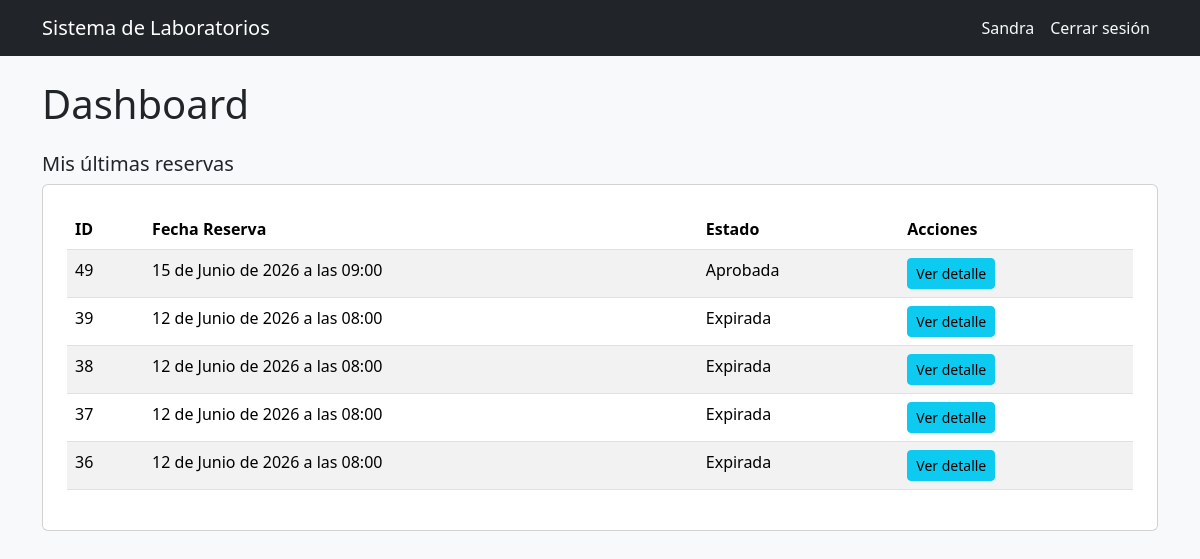
The page / (signed in) on the database its author committed.
### users/models.py (models this page shows, shortened)
class Usuario(AbstractUser):
    codigo = models.CharField(max_length=50, unique=True, blank=True)
    programa = models.CharField(max_length=100, blank=True)
    rol = models.ForeignKey(
        Rol,
        on_delete=models.CASCADE,
        null=True,
        blank=True
    )

### reservas/models.py (models this page shows, shortened)
class Reserva(models.Model):
    usuario = models.ForeignKey(
    'users.Usuario',
    on_delete=models.CASCADE,
    null=True,
    blank=True
)
    fecha_reserva = models.DateTimeField()
    hora_limite_retiro = models.DateTimeField(
        null=True,
        blank=True
    )
    fecha_devolucion = models.DateTimeField(
        null=True,
        blank=True
    )
    estado = models.ForeignKey(
        EstadoReserva,
        on_delete=models.CASCADE,
        null=True,
        blank=True
    )
    fecha_creacion = models.DateTimeField(auto_now_add=True)

class EstadoReserva(models.Model):
    nombre = models.CharField(max_length=50)
    def __str__(self):
        return self.nombre

### config/views.py (the view)
# urls.py: path('', dashboard, name='dashboard'),
@login_required
def dashboard(request):
    context = {}
    rol = request.user.rol.nombre if request.user.rol else None
    if rol == 'Administrador':
        context['total_items'] = ItemInventario.objects.count()
        context['items_disponibles'] = ItemInventario.objects.filter(estado__nombre='Disponible').count()
        context['items_prestados'] = ItemInventario.objects.filter(estado__nombre='Prestado').count()
        context['prestamos_activos'] = Prestamo.objects.filter(estado__nombre='Activo').count()
        context['reservas_pendientes'] = Reserva.objects.filter(estado__nombre='Pendiente').count()
        context['alertas_stock'] = [
            insumo for insumo in Insumo.objects.all()
            if insumo.stock_minimo_alcanzado()
        ]
    elif rol == 'Encargado':
        context['prestamos_activos'] = Prestamo.objects.filter(estado__nombre='Activo').count()
        context['reservas_pendientes'] = Reserva.objects.filter(estado__nombre='Pendiente').count()
    elif rol in ['Docente', 'Estudiante']:
        context['mis_reservas'] = Reserva.objects.filter(
            usuario=request.user
        ).order_by('-fecha_creacion')[:5]
    context['rol'] = rol
    return render(request, 'dashboard.html', context)

### config/context_processors.py (called while the page is built, shortened)
def notificaciones_admin(request):
    if not request.user.is_authenticated:
        return {}
    try:
        rol = request.user.rol.nombre
    except Exception:
        return {}
    if rol not in ('Administrador', 'Encargado'):
        return {}

### templates/dashboard.html (shortened to what this page needs)
{% extends 'base_general.html' %}
{% block contenido %}
<h1 class="mb-4">Dashboard</h1>
{% if rol == 'Administrador' %}
    <div class="row mb-4">
        <div class="col-md-3">
            <div class="card text-white bg-primary p-3 text-center">
                <h5>Total Ítems</h5>
                <h2>{{ total_items }}</h2>
            </div>
        </div>
        <div class="col-md-3">
            <div class="card text-white bg-success p-3 text-center">
                <h5>Disponibles</h5>
                <h2>{{ items_disponibles }}</h2>
            </div>
        </div>
        <div class="col-md-3">
            <div class="card text-white bg-warning p-3 text-center">
                <h5>Prestados</h5>
                <h2>{{ items_prestados }}</h2>
            </div>
        </div>
        <div class="col-md-3">
            <div class="card text-white bg-info p-3 text-center">
                <h5>Préstamos Activos</h5>
                <h2>{{ prestamos_activos }}</h2>
            </div>
        </div>
    </div>
    <div class="row mb-4">
        <div class="col-md-3">
            <div class="card text-white bg-secondary p-3 text-center">
                <h5>Reservas Pendientes</h5>
                <h2>{{ reservas_pendientes }}</h2>
            </div>
        </div>
    </div>
    {% if alertas_stock %}
    <div class="alert alert-warning">
        <h5>⚠️ Insumos con stock bajo</h5>
        <ul class="mb-0">
            {% for insumo in alertas_stock %}
            <li>
                <strong>{{ insumo.nombre }}</strong> —
                Disponible: {{ insumo.cantidad_disponible }} |
                Mínimo: {{ insumo.stock_minimo }}
            </li>
            {% endfor %}
        </ul>
    </div>
    {% endif %}
{% elif rol == 'Docente' or rol == 'Estudiante' %}
    <h5>Mis últimas reservas</h5>
    {% if mis_reservas %}
    <div class="card p-4">
        <table class="table table-striped">
            <thead>
                <tr>
                    <th>ID</th>
                    <th>Fecha Reserva</th>
                    <th>Estado</th>
                    <th>Acciones</th>
                </tr>
            </thead>
            <tbody>
                {% for reserva in mis_reservas %}
                <tr>
                    <td>{{ reserva.id }}</td>
                    <td>{{ reserva.fecha_reserva }}</td>
                    <td>{{ reserva.estado }}</td>
                    <td>
                        <a href="/reservas/{{ reserva.id }}/" class="btn btn-info btn-sm">
                            Ver detalle
                        </a>
                    </td>
                </tr>
                {% endfor %}
            </tbody>
        </table>
    </div>
    {% else %}
    <p class="text-muted">No tienes reservas aún. <a href="/reservas/crear/">Crear una reserva</a></p>
    {% endif %}
{% endif %}
{% endblock %}

### templates/base_general.html (shortened to what this page needs)
<!DOCTYPE html>
<html lang="es">
<head>
    <link
        href="https://cdn.jsdelivr.net/npm/bootstrap@5.3.3/dist/css/bootstrap.min.css"
        rel="stylesheet"
    >
</head>
<body class="bg-light">
    <nav class="navbar navbar-expand-lg navbar-dark bg-dark">
    <div class="container">
        <a class="navbar-brand" href="/">Sistema de Laboratorios</a>
        <div class="navbar-nav ms-auto">
    {% if user.is_authenticated %}
    <span class="nav-link text-light">{{ user.username }}</span>
    <form method="POST" action="/logout/">
        <button type="submit" class="btn btn-link nav-link text-light">
            Cerrar sesión
        </button>
    </form>
    {% endif %}
</div>
</nav>
    <div class="container mt-4">
        {% block contenido %}
        {% endblock %}
    </div>
</body>
</html>

### rows shown on the page
Usuario: username "Sandra"
Reserva: id "49", fecha_reserva "15 de Junio de 2026 a las 09:00", estado "Aprobada"
Reserva: id "39", fecha_reserva "12 de Junio de 2026 a las 08:00", estado "Expirada"
Reserva: id "38", fecha_reserva "12 de Junio de 2026 a las 08:00", estado "Expirada"
Reserva: id "37", fecha_reserva "12 de Junio de 2026 a las 08:00", estado "Expirada"
Reserva: id "36", fecha_reserva "12 de Junio de 2026 a las 08:00", estado "Expirada"
